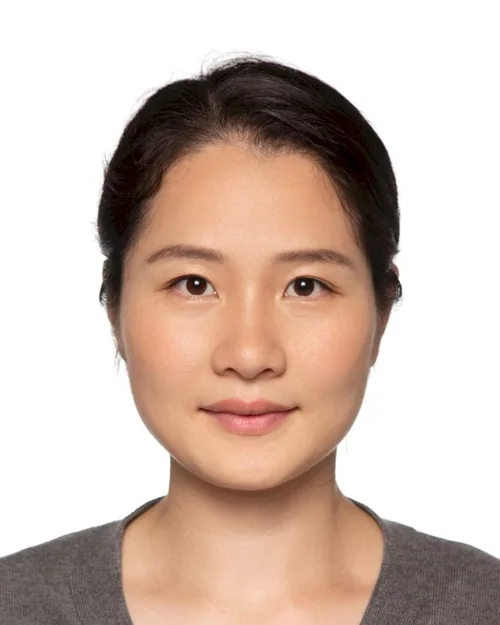
#> input picture foto/foto.jpg, 500 x 625 px
$ python -i accessory_applier.py   (imports and definitions only)
#> lines starting #> are read from the running program, lines starting #| are printed output that depends on the picture; after the words box and inside, x2 and y2 are one past the last pixel; in counts of white or black regions, pixels touching at a corner belong together
#> further down, picture is the input picture: shape (625, 500, 3); mean B, G, R 177.1, 187.8, 207.2
from typing import List, Tuple
import cv2
import numpy as np

LandmarkList = List[Tuple[int, int]]


# ─────────────────────────────────────────────
# 1. SAÇ MASKESI — landmark + renk hibrit
# ─────────────────────────────────────────────
def _build_hair_mask(image: np.ndarray, landmarks, intensity: float) -> np.ndarray:
#> called with intensity = 0.5
    h, w = image.shape[:2]
#> h = 625; w = 500
    hair_region = np.zeros((h, w), dtype=np.uint8)
    face_mask   = np.zeros((h, w), dtype=np.uint8)

    if landmarks is not None and len(landmarks) >= 100:
        top    = landmarks[10]
        bottom = landmarks[152]
        left   = landmarks[234]
        right  = landmarks[454]

        # Yüz maskesi (saçtan çıkaracağız)
        face_cx = (left[0] + right[0]) // 2
        face_cy = (top[1] + bottom[1]) // 2
        face_ax = int(abs(right[0] - left[0]) * 0.56)
        face_ay = int(abs(bottom[1] - top[1]) * 0.60)
        cv2.ellipse(face_mask, (face_cx, face_cy), (face_ax, face_ay),
                    0, 0, 360, 255, -1)

        # Saç bölgesi: yüzün üstü + yanlar (daha dar tutuyoruz)
        hx1 = max(0, int(left[0]  - w * 0.22))
        hx2 = min(w, int(right[0] + w * 0.22))
        hy1 = max(0, int(top[1]   - h * 0.30))
        hy2 = min(h, int(top[1]   + h * 0.15))   # sadece üst saç bandı

        cv2.ellipse(
            hair_region,
            ((hx1 + hx2) // 2, (hy1 + hy2) // 2),
            ((hx2 - hx1) // 2, (hy2 - hy1) // 2),
            0, 0, 360, 255, -1
        )

        # Yan saç bantları (kulak üstü)
        for side_x, side_cx in [(left[0], int(left[0] - w * 0.08)),
                                  (right[0], int(right[0] + w * 0.08))]:
            cv2.ellipse(
                hair_region,
                (side_cx, int((top[1] + bottom[1]) * 0.45)),
                (int(w * 0.10), int(h * 0.20)),
                0, 0, 360, 255, -1
            )
    else:
        cv2.rectangle(hair_region,
                      (int(w * 0.1), 0),
                      (int(w * 0.9), int(h * 0.45)), 255, -1)
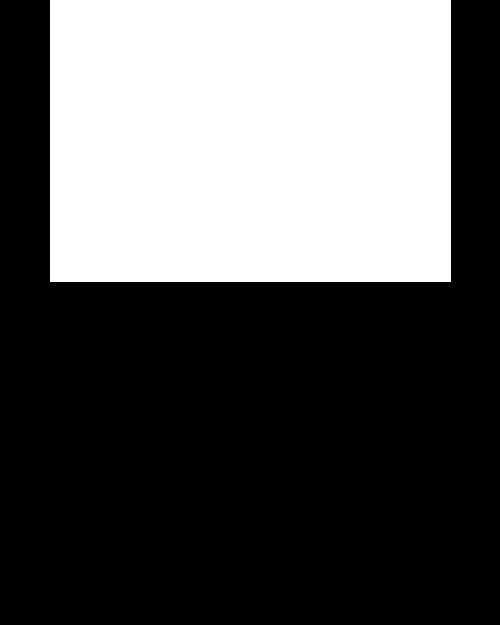
#> hair_region: shape (625, 500); 36.2% white; 1 white region, box (x1, y1, x2, y2) and area: (50, 0, 451, 282) 113082

    # Yüzü saç bölgesinden çıkar
    face_blur = cv2.GaussianBlur(face_mask, (31, 31), 0)
#> face_mask: shape (625, 500); every value is 0
    hair_region[face_blur > 60] = 0

    # ── Renk maskesi (karışık saç için geniş aralık) ──
    hsv = cv2.cvtColor(image, cv2.COLOR_BGR2HSV)
#> hsv: shape (625, 500, 3); mean H, S, V 7, 48.1, 207.2
    hue, sat, val = cv2.split(hsv)
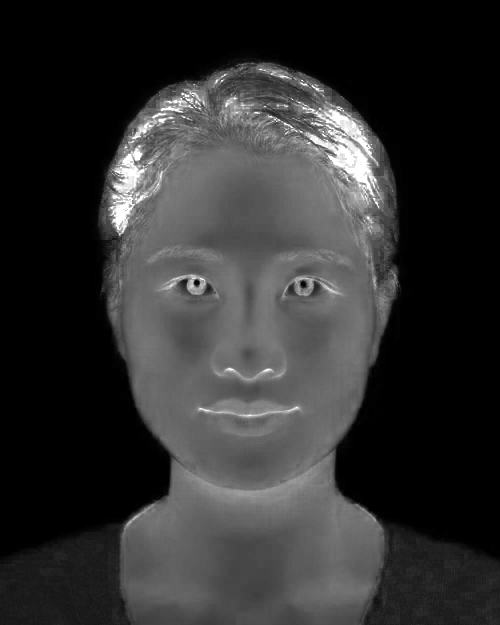
#> sat: shape (625, 500); min 0, max 255, mean 48.1

    # Koyu/siyah saç
    dark  = cv2.inRange(val, 0, 110)
#> dark: shape (625, 500); 15.8% white; 59 white regions (46 under 20 px), largest, box (x1, y1, x2, y2) and area: (98, 60, 402, 324) 29053, (363, 525, 500, 625) 9710, (0, 524, 131, 625) 9069
    dark  = cv2.bitwise_and(dark, cv2.inRange(sat, 15, 255))
#> dark: shape (625, 500); 15.7% white; 62 white regions (49 under 20 px), largest, box (x1, y1, x2, y2) and area: (98, 60, 401, 324) 28985, (363, 526, 500, 625) 9630, (0, 524, 131, 625) 8884

    # Kahverengi saç
    brown = cv2.inRange(hue, 5, 30)
#> brown: shape (625, 500); 47.1% white; 90 white regions (75 under 20 px), largest, box (x1, y1, x2, y2) and area: (0, 54, 444, 625) 144590, (444, 572, 500, 608) 590, (428, 544, 500, 568) 539
    brown = cv2.bitwise_and(brown, cv2.inRange(sat, 35, 255))
#> brown: shape (625, 500); 42.3% white; 154 white regions (139 under 20 px), largest, box (x1, y1, x2, y2) and area: (98, 62, 400, 625) 129623, (460, 572, 500, 600) 366, (476, 598, 500, 625) 341
    brown = cv2.bitwise_and(brown, cv2.inRange(val, 30, 210))
#> brown: shape (625, 500); 18.9% white; 301 white regions (269 under 20 px), largest, box (x1, y1, x2, y2) and area: (102, 62, 400, 625) 51987, (210, 336, 288, 385) 1425, (370, 178, 399, 252) 799

    # Koyu sarı / kumral
    blonde = cv2.inRange(hue, 15, 40)
#> blonde: shape (625, 500); 2.1% white; 235 white regions (176 under 20 px), largest, box (x1, y1, x2, y2) and area: (364, 124, 412, 317) 1536, (324, 88, 372, 123) 414, (168, 89, 204, 104) 247
    blonde = cv2.bitwise_and(blonde, cv2.inRange(sat, 40, 200))
#> blonde: shape (625, 500); 0.55% white; 117 white regions (99 under 20 px), largest, box (x1, y1, x2, y2) and area: (364, 127, 384, 168) 267, (168, 89, 204, 104) 215, (230, 99, 248, 117) 142
    blonde = cv2.bitwise_and(blonde, cv2.inRange(val, 60, 220))
#> blonde: shape (625, 500); 0.03% white in thin lines or dots, all inside (x1, y1, x2, y2) = (104, 269, 387, 625)

    # Mavi/gri arka planı çıkar
    bg_blue = cv2.inRange(hue, 85, 140)
#> bg_blue: shape (625, 500); 0.24% white; 53 white regions (40 under 20 px), largest, box (x1, y1, x2, y2) and area: (372, 392, 384, 400) 72, (490, 544, 500, 554) 61, (364, 405, 369, 416) 36
    bg_gray = cv2.inRange(sat, 0, 20)
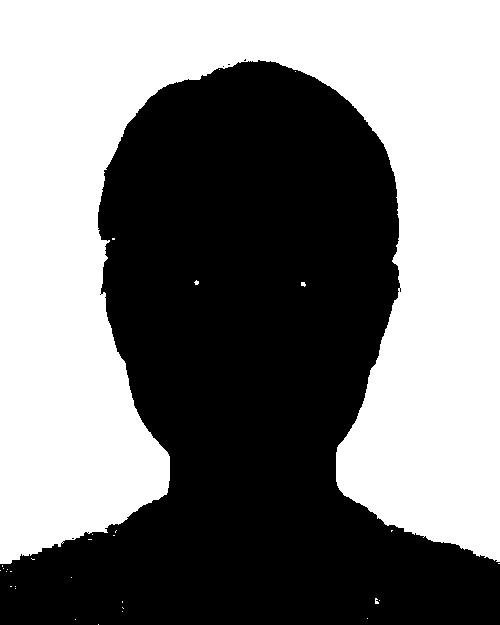
#> bg_gray: shape (625, 500); 49.8% white; 31 white regions (30 under 20 px), largest, box (x1, y1, x2, y2) and area: (0, 0, 500, 564) 155417

    color_mask = cv2.bitwise_or(dark, brown)
#> color_mask: shape (625, 500); 28.6% white; 44 white regions (40 under 20 px), largest, box (x1, y1, x2, y2) and area: (0, 60, 500, 625) 87226, (210, 336, 288, 385) 1426, (192, 398, 230, 420) 365, (216, 420, 279, 437) 213
    color_mask = cv2.bitwise_or(color_mask, blonde)
    color_mask[bg_blue > 0] = 0
    color_mask[bg_gray > 0] = 0
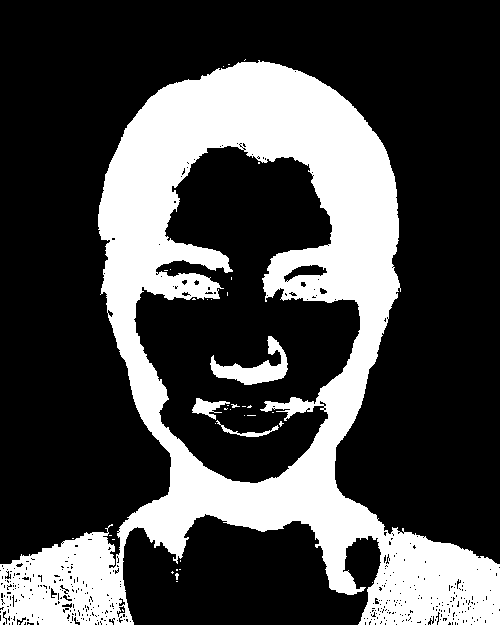
#> color_mask: shape (625, 500); 28.4% white; 40 white regions (36 under 20 px), largest, box (x1, y1, x2, y2) and area: (0, 60, 500, 625) 86714, (210, 336, 288, 385) 1426, (192, 398, 230, 420) 365, (216, 420, 279, 437) 213

    # Renk maskesi + bölge maskesi birleştir
    hair_mask = cv2.bitwise_and(color_mask, hair_region)
#> hair_mask: shape (625, 500); 12.6% white; 8 white regions (7 under 20 px), largest, box (x1, y1, x2, y2) and area: (98, 60, 399, 282) 39402

    # Temizle
    k = np.ones((7, 7), np.uint8)
    hair_mask = cv2.morphologyEx(hair_mask, cv2.MORPH_OPEN,  k)
#> hair_mask: shape (625, 500); 12.3% white; 3 white regions, box (x1, y1, x2, y2) and area: (98, 62, 399, 282) 38337, (298, 275, 318, 282) 140, (187, 273, 196, 282) 78
    hair_mask = cv2.morphologyEx(hair_mask, cv2.MORPH_CLOSE, k)
#> hair_mask: shape (625, 500); 12.4% white; 2 white regions, box (x1, y1, x2, y2) and area: (98, 62, 399, 282) 38594, (187, 273, 196, 282) 78
    hair_mask = cv2.GaussianBlur(hair_mask, (15, 15), 0)

    # Eğer renk maskesi çok az yakaladıysa sadece bölgeyi kullan (fallback)
    if cv2.countNonZero(hair_mask) < (image.shape[0] * image.shape[1] * 0.005):
        hair_mask = cv2.GaussianBlur(hair_region, (15, 15), 0)

    return hair_mask


# ─────────────────────────────────────────────
# 2. SAÇ AĞARTMA
# ─────────────────────────────────────────────
def _apply_hair_graying(image: np.ndarray, hair_mask: np.ndarray,
                         intensity: float) -> np.ndarray:
#> called with intensity = 0.5
    mask_f = np.clip(hair_mask.astype(np.float32) / 255.0, 0.0, 0.75)
    mask_f = np.repeat(mask_f[:, :, None], 3, axis=2)
#> mask_f: shape (625, 500, 3) float32

    gray     = cv2.cvtColor(image, cv2.COLOR_BGR2GRAY)
    gray_bgr = cv2.cvtColor(gray, cv2.COLOR_GRAY2BGR)

    # Saf beyaz yerine gri-beyaz karışımı (daha doğal)
    white = np.full_like(image, 210)
    white_hair = cv2.addWeighted(gray_bgr, 0.6, white, 0.4, 0)
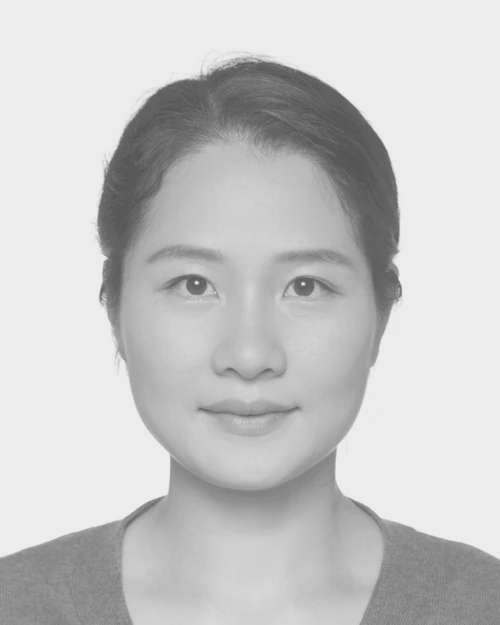
#> white_hair: shape (625, 500, 3); min 85, max 237, mean 199.4

    strength = np.clip(intensity * 0.95, 0.0, 0.95)
    result = image * (1 - mask_f * strength) + white_hair * (mask_f * strength)
    return np.clip(result, 0, 255).astype(np.uint8)


# ─────────────────────────────────────────────
# 3. CİLT YAŞLANDIRMA
# ─────────────────────────────────────────────
def _build_face_mask(image: np.ndarray, landmarks) -> np.ndarray:
    h, w = image.shape[:2]
#> h = 625; w = 500
    face_mask = np.zeros((h, w), dtype=np.uint8)

    if landmarks is not None and len(landmarks) >= 100:
        top    = landmarks[10]
        bottom = landmarks[152]
        left   = landmarks[234]
        right  = landmarks[454]

        cx = (left[0] + right[0]) // 2
        cy = (top[1] + bottom[1]) // 2
        ax = int(abs(right[0] - left[0]) * 0.52)
        ay = int(abs(bottom[1] - top[1]) * 0.58)
        cv2.ellipse(face_mask, (cx, cy), (ax, ay), 0, 0, 360, 255, -1)
    else:
        cx, cy = w // 2, int(h * 0.42)
#> cx = 250; cy = 262
        cv2.ellipse(face_mask, (cx, cy), (int(w * 0.35), int(h * 0.42)),
                    0, 0, 360, 255, -1)
#> face_mask: shape (625, 500); 46.2% white; 1 white region, box (x1, y1, x2, y2) and area: (75, 0, 426, 525) 144509

    return cv2.GaussianBlur(face_mask, (21, 21), 0)


def _apply_skin_aging(image: np.ndarray, face_mask: np.ndarray,
                       intensity: float) -> np.ndarray:
#> called with intensity = 0.5
    h, w = image.shape[:2]
#> h = 625; w = 500
    output = image.copy().astype(np.float32)
    mask_f = face_mask.astype(np.float32) / 255.0
#> mask_f: shape (625, 500) float32

    # ── a) Cilt tonu: sarı/mat ──
    tone_shift = np.zeros_like(output)
    tone_shift[:, :, 0] -= 4   * intensity   # B azalt
    tone_shift[:, :, 1] -= 3   * intensity   # G hafif azalt
    tone_shift[:, :, 2] += 8   * intensity   # R artır (sarımsı)
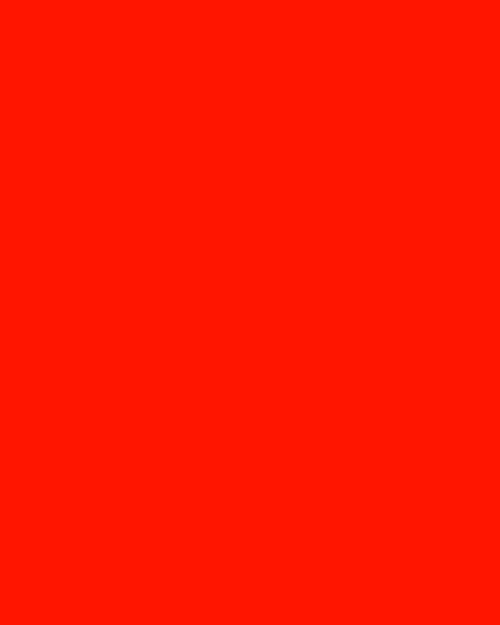
#> tone_shift: shape (625, 500, 3) float32; mean of channels 0, 1, 2 -2, -1.5, 4; drawn with min black and max white
    output += tone_shift * mask_f[:, :, None]

    # ── b) Kontrast düşür (mat görünüm) ──
    output = output * (1 - 0.08 * intensity * mask_f[:, :, None]) + \
             128 * (0.08 * intensity * mask_f[:, :, None])

    # ── c) Kırışıklık dokusu (noise tabanlı) ──
    wrinkle_strength = intensity * 18
    noise = np.random.randn(h, w).astype(np.float32) * wrinkle_strength

    # Sadece belirli frekanslarda (ince çizgiler gibi)
    noise_blur   = cv2.GaussianBlur(noise, (0, 0), 1.2)
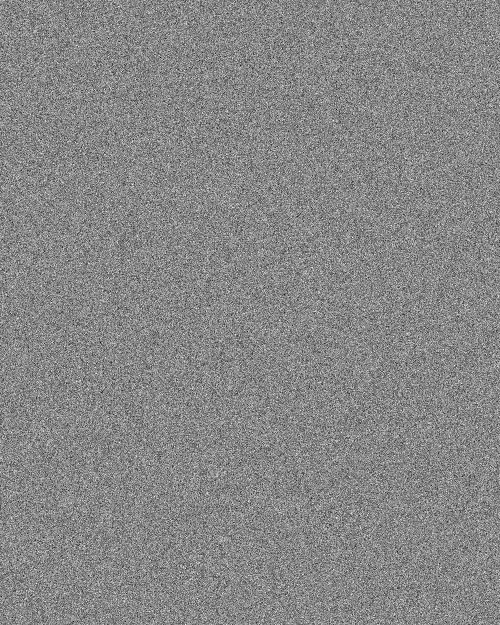
#> noise: shape (625, 500) float32; min -43.67, max 38.57, mean 0; drawn with min black and max white
    noise_detail = noise - noise_blur   # yüksek frekans = ince çizgi
    noise_detail = cv2.GaussianBlur(noise_detail, (3, 3), 0)

    # Göz, alın, ağız çevresi ağırlıklı
    wrinkle_map = np.zeros((h, w), dtype=np.float32)
#> (the run stopped early here; a loop or call above may not have finished)
